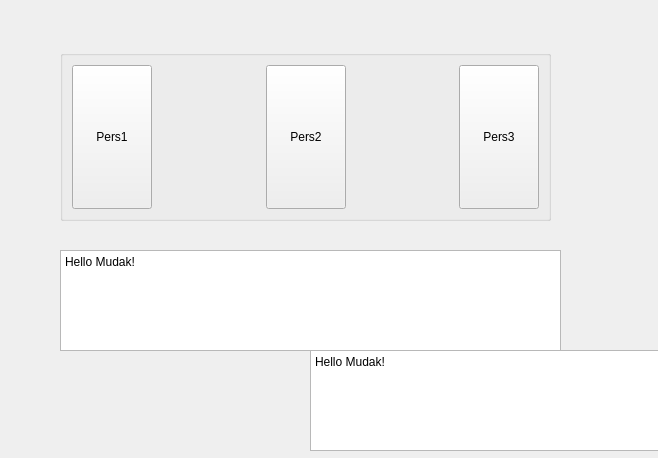
<?xml version="1.0" encoding="UTF-8"?>
<ui version="4.0">
 <class>Dialog</class>
 <widget class="QDialog" name="Dialog">
  <property name="geometry">
   <rect>
    <x>0</x>
    <y>0</y>
    <width>658</width>
    <height>458</height>
   </rect>
  </property>
  <property name="windowTitle">
   <string>Dialog</string>
  </property>
  <property name="styleSheet">
   <string notr="true">background-image: url(:/images/main_image)</string>
  </property>
  <widget class="QPushButton" name="SelectBTN">
   <property name="geometry">
    <rect>
     <x>480</x>
     <y>380</y>
     <width>111</width>
     <height>41</height>
    </rect>
   </property>
   <property name="text">
    <string>Select</string>
   </property>
  </widget>
  <widget class="QGroupBox" name="groupBox">
   <property name="geometry">
    <rect>
     <x>60</x>
     <y>50</y>
     <width>491</width>
     <height>171</height>
    </rect>
   </property>
   <property name="sizePolicy">
    <sizepolicy hsizetype="Expanding" vsizetype="Preferred">
     <horstretch>0</horstretch>
     <verstretch>0</verstretch>
    </sizepolicy>
   </property>
   <property name="autoFillBackground">
    <bool>false</bool>
   </property>
   <property name="styleSheet">
    <string notr="true">background-image: none;</string>
   </property>
   <property name="title">
    <string/>
   </property>
   <layout class="QHBoxLayout" name="horizontalLayout">
    <item>
     <widget class="QPushButton" name="Pers1BTN">
      <property name="sizePolicy">
       <sizepolicy hsizetype="Fixed" vsizetype="Expanding">
        <horstretch>0</horstretch>
        <verstretch>0</verstretch>
       </sizepolicy>
      </property>
      <property name="styleSheet">
       <string notr="true"/>
      </property>
      <property name="text">
       <string>Pers1</string>
      </property>
     </widget>
    </item>
    <item>
     <spacer name="horizontalSpacer">
      <property name="orientation">
       <enum>Qt::Horizontal</enum>
      </property>
      <property name="sizeHint" stdset="0">
       <size>
        <width>77</width>
        <height>20</height>
       </size>
      </property>
     </spacer>
    </item>
    <item>
     <widget class="QPushButton" name="Pers2BTN">
      <property name="sizePolicy">
       <sizepolicy hsizetype="Fixed" vsizetype="Expanding">
        <horstretch>0</horstretch>
        <verstretch>0</verstretch>
       </sizepolicy>
      </property>
      <property name="text">
       <string>Pers2</string>
      </property>
     </widget>
    </item>
    <item>
     <spacer name="horizontalSpacer_2">
      <property name="orientation">
       <enum>Qt::Horizontal</enum>
      </property>
      <property name="sizeHint" stdset="0">
       <size>
        <width>40</width>
        <height>20</height>
       </size>
      </property>
     </spacer>
    </item>
    <item>
     <widget class="QPushButton" name="Pers3BTN">
      <property name="sizePolicy">
       <sizepolicy hsizetype="Fixed" vsizetype="Expanding">
        <horstretch>0</horstretch>
        <verstretch>0</verstretch>
       </sizepolicy>
      </property>
      <property name="text">
       <string>Pers3</string>
      </property>
     </widget>
    </item>
   </layout>
  </widget>
  <widget class="QPlainTextEdit" name="plainTextEdit">
   <property name="geometry">
    <rect>
     <x>60</x>
     <y>250</y>
     <width>501</width>
     <height>101</height>
    </rect>
   </property>
   <property name="frameShape">
    <enum>QFrame::StyledPanel</enum>
   </property>
   <property name="readOnly">
    <bool>true</bool>
   </property>
   <property name="plainText">
    <string>Hello Mudak!</string>
   </property>
   <property name="placeholderText">
    <string>Choose your fighter</string>
   </property>
  </widget>
  <widget class="QPlainTextEdit" name="plainTextEdit_2">
   <property name="geometry">
    <rect>
     <x>310</x>
     <y>350</y>
     <width>501</width>
     <height>101</height>
    </rect>
   </property>
   <property name="frameShape">
    <enum>QFrame::StyledPanel</enum>
   </property>
   <property name="readOnly">
    <bool>true</bool>
   </property>
   <property name="plainText">
    <string>Hello Mudak!</string>
   </property>
   <property name="placeholderText">
    <string>Choose your fighter</string>
   </property>
  </widget>
  <widget class="QPushButton" name="SelectBTN_2">
   <property name="geometry">
    <rect>
     <x>730</x>
     <y>480</y>
     <width>111</width>
     <height>41</height>
    </rect>
   </property>
   <property name="text">
    <string>Select</string>
   </property>
  </widget>
 </widget>
 <resources/>
 <connections/>
</ui>
